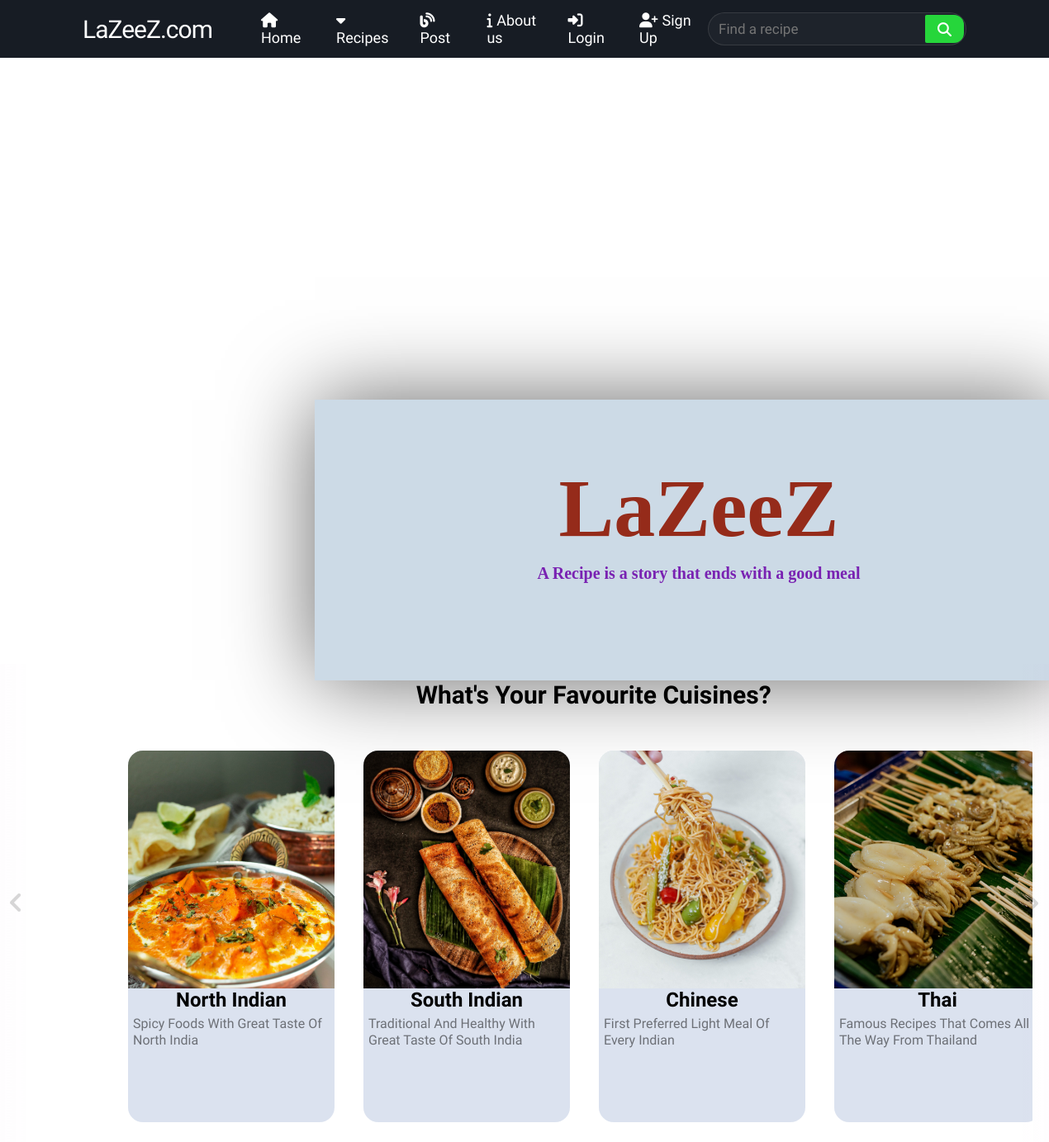
The page / on the database its author committed.
### phome/models.py (models this page shows)
class Cuisines_category(models.Model):
    name=models.CharField(default=None, null=True,max_length=50)
    desp=models.CharField(default=None, null=True,max_length=500)
    image = models.ImageField(default=None, upload_to=filepath, null=True, blank=True)

### phome/views.py (the view)
# urls.py: path('',views.index,name='index'),
def index(request):
    Cuisines_categories=Cuisines_category.objects.all()
    return render(request,'main/index.html',{'cuisines_categories':Cuisines_categories})

### templates/main/index.html (shortened to what this page needs)
<!DOCTYPE html>
{% load static %}
<html lang="en">
  <head>
    <link  type="text/css" href="{% static 'main/css/Style.css' %}" rel="stylesheet">
    <link  type="text/css" href="{% static 'main/css/Responsive.css' %}" rel="stylesheet">
    <link rel="stylesheet" href="https://cdnjs.cloudflare.com/ajax/libs/font-awesome/6.0.0/css/all.min.css" >
    <link rel="stylesheet" href="https://unpkg.com/swiper/swiper-bundle.min.css" >
  </head>
  <body>
    <header>
      <nav>
        <div class="logo">LaZeeZ.com</div>
        <div class="nav-items">
          <li><a href="#"><i class="fa fa-home"></i>Home</a></li>
          <li id="dropdown-menu"><a href="#"><i class="fa fa-caret-down"></i>Recipes</a>
          </li>
          <li><a href="#"><i class="fa fa-blog"></i>Post</a></li>
          <li><a href="{% url 'aboutus' %}"><i class="fa fa-info"></i>About us</a></li>
          {% if user.is_authenticated %}
          <li><a href="{% url 'userprofile' %}"><i class="fa fa-user"></i>Profile</a></li>
          <li><a href="{% url 'logout' %}"><i class="fa fa-right-to-bracket"></i>Logout</a></li>
          {% else %}
          <li><a href="{% url 'login' %}"><i class="fa fa-right-to-bracket"></i>Login</a></li>
          <li><a href="{% url 'signup' %}"><i class="fa fa-user-plus"></i>Sign Up</a></li>
          {% endif %}
        </div>
        <form action="#">
          <input type="search" class="search-data" placeholder="Find a recipe" required>
          <button type="submit" class="fas fa-search"></button>
        </form>
      </nav>
    </header>
  <div class="banner">
    <div class="main-banner">
      <h1>LaZeeZ</h1>
      <h2>A Recipe is a story that ends with a good meal</h2>
    </div>
  </div>
  <div class="welcome-user">
  </div>
  <section class="cuisines">
    <h2 class="cuisines-category">What's Your Favourite cuisines?</h2>
    <button class="pre-btn"><img src="{% static 'main/img/arrow.png' %}" alt=""></button>
    <button class="nxt-btn"><img src="{% static 'main/img/arrow.png' %}" alt=""></button>
    <div class="cuisines-container">
      {% for cuisines_category in cuisines_categories %}
        <div class="cuisines-card">
            <div class="cuisines-image">
              {% if cuisines_category.image %}
                <img src="{{ cuisines_category.image.url }}" class="cuisines-thumb" alt="">
              {% else %}
                <img type="file" src="" class="cuisines-thumb" alt="image not availble">
              {% endif %}
            </div>
            <div class="cuisines-info">
                <h2>{{cuisines_category.name}}</h2>
                <p class="cuisines-short-description">{{cuisines_category.desp}}</p>
            </div>
        </div>
      {% endfor %}
    </div>
  </section>
  </body>
</html>

### static/main/css/Style.css (style rules this page uses)
* { margin: 0; padding: 0; outline: none; box-sizing: border-box; font-family: "Kanit", sans-serif; }
header { width: 100%; z-index: 99; position: fixed; height: 10%; top: 0px; }
body { display: block; background-image: url("../img/background2.jpg"); background-repeat: no-repeat; background-size: cover; background-position: center; background-attachment: fixed; top: 150px; min-height: 100vh; align-items: center; justify-content: center; }
nav { background: #171c24; display: flex; flex-wrap: wrap; align-items: center; justify-content: space-between; height: 70px; padding: 0 100px; }
nav .logo { color: #fff; font-size: 30px; font-weight: 600px; letter-spacing: -1px; cursor: pointer; }
nav .nav-items { display: inline-flex; flex: 1; padding: 0 0 0 40px; }
.nav-items li { list-style: none; position: relative; padding: 0 15px; margin: 0 4px; }
.nav-items li a { color: #fff; font-size: 18px; font-weight: 500; text-decoration: none; }
nav .nav-items li .fa { margin-right: 5px; }
nav form { display: flex; height: 40px; padding: 2px; background: #1e232b; min-width: 18% !important; border-radius: 2px; border: 1px solid rgb(155, 155, 155, 0.2); border-radius: 36px; }
nav form .search-data { width: 100%; height: 100%; padding: 0 10px; color: #fff; font-size: 17px; border: none; font-weight: 500px; background: none; }
nav form button { padding: 0 15px; color: #fff; font-size: 17px; background: #26d63b; border: none; border-radius: 2px; border-top-right-radius: 12px; border-bottom-right-radius: 12px; cursor: pointer; transition: 0.2s all; }
.banner { width: 100%; height: 100vh; }
.main-banner { position: absolute; width: 900px; height: 340px; top: 35%; left: 30%; box-shadow: 0 0 100px 0 rgba(0, 0, 0, 0.6); text-align: center; background-color:rgb(193 210 224 / 81%); padding-bottom: 20px; pointer-events: none; }
.banner h1 { text-align: center; color: #952b1a; font-size: 100px; font-family: lucida; margin-left: 30px; margin-bottom: 10px; margin-top: 74px; }
.banner h2 { text-align: center; color: #7922b2; font-size: 20px; font-family: Lucida Handwriting; margin-left: 30px; margin-top: 5px; }
.welcome-user { display: flex; align-items: center; justify-content: center; padding: 2px; text-align: center; font-size: 40px; font-weight: 800; color: #0d1d70f7; text-transform: capitalize; }
.cuisines { position: relative; overflow: hidden; padding: 20px; }
.cuisines-category { padding: 0 10vw; margin-left: 29%; font-size: 30px; font-weight: 800; margin-bottom: 40px; text-transform: capitalize; }
.cuisines-container { padding: 0 10vw; display: flex; overflow-x: auto; scroll-behavior: smooth; height: 29rem; }
.cuisines-card { flex: 0 0 auto; background-color: #d2dbebcc; width: 250px; height: 450px; margin: 10px 27px 13px 8px; border-radius: 18px; transition: 0.3s; }
.cuisines-image { position: relative; width: 100%; height: 288px; overflow: hidden; border-top-left-radius: 18px; border-top-right-radius: 18px; }
.cuisines-thumb { width: 100%; height: 100%; object-fit: cover; }
.cuisines-info { width: 100%; height: 100px; }
.cuisines-info h2 { text-align: center; }
.cuisines-short-description { width: 97%; height: 100px; line-height: 20px; overflow: hidden; opacity: 0.5; text-transform: capitalize; margin: 5px 0px 2px 6px; }
.pre-btn, .nxt-btn { border: none; width: 3vw; height: 100%; position: absolute; top: 0; display: flex; justify-content: center; align-items: center; background: linear-gradient(90deg, rgba(255, 255, 255, 0) 0%, #c957cd03 100%); cursor: pointer; z-index: 8; }
.pre-btn { left: 0; transform: rotate(180deg); }
.nxt-btn { right: 0; }
.pre-btn img, .nxt-btn img { opacity: 0.2; }

### rows shown on the page
Cuisines_category: image (picture), name "North Indian", desp "Spicy Foods With Great Taste Of North India"
Cuisines_category: image (picture), name "South Indian", desp "Traditional And Healthy With Great Taste Of South India"
Cuisines_category: image (picture), name "Chinese", desp "First Preferred Light Meal Of Every Indian"
Cuisines_category: image (picture), name "Thai", desp "Famous Recipes That Comes All The Way From Thailand"
